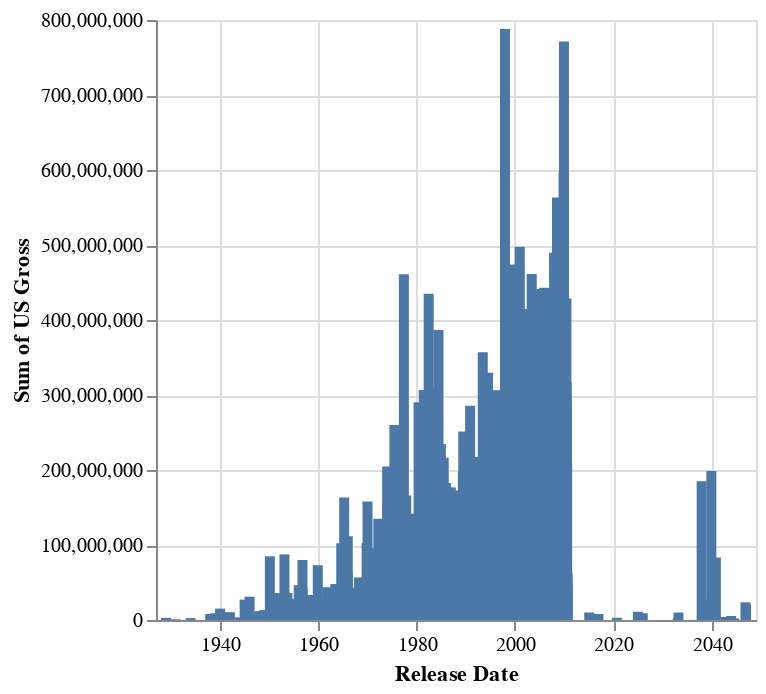

Write notebook code for a chart like this one.
### Code cell
movies_gross = movies[['US Gross', 'Release Date']]
movies_gross.head()


alt.Chart(movies_gross).mark_bar().encode(
    alt.X('Release Date:T'),
    alt.Y('sum(US Gross):Q', sort=alt.EncodingSortField(
        op='median', field='sum(US Gross):Q', order='descending')
    )
)

### Figure 1 — Vega-Lite specification as saved in the notebook (floating-point values rounded to 4 significant figures; data arrays with more than 128 entries replaced by an {"elided": "..."} marker saying what was removed)
{"config": {"view": {"continuousWidth": 300, "continuousHeight": 300}}, "data": {"name": "data-53fd66b0f4df9623e45a9cb4b38d455a"}, "mark": {"type": "bar"}, "encoding": {"x": {"field": "Release Date", "type": "temporal"}, "y": {"aggregate": "sum", "field": "US Gross", "sort": {"field": "sum(US Gross):Q", "op": "median", "order": "descending"}, "type": "quantitative"}}, "$schema": "https://vega.github.io/schema/vega-lite/v5.20.1.json", "datasets": {"data-53fd66b0f4df9623e45a9cb4b38d455a": {"elided": "3201 records"}}}
